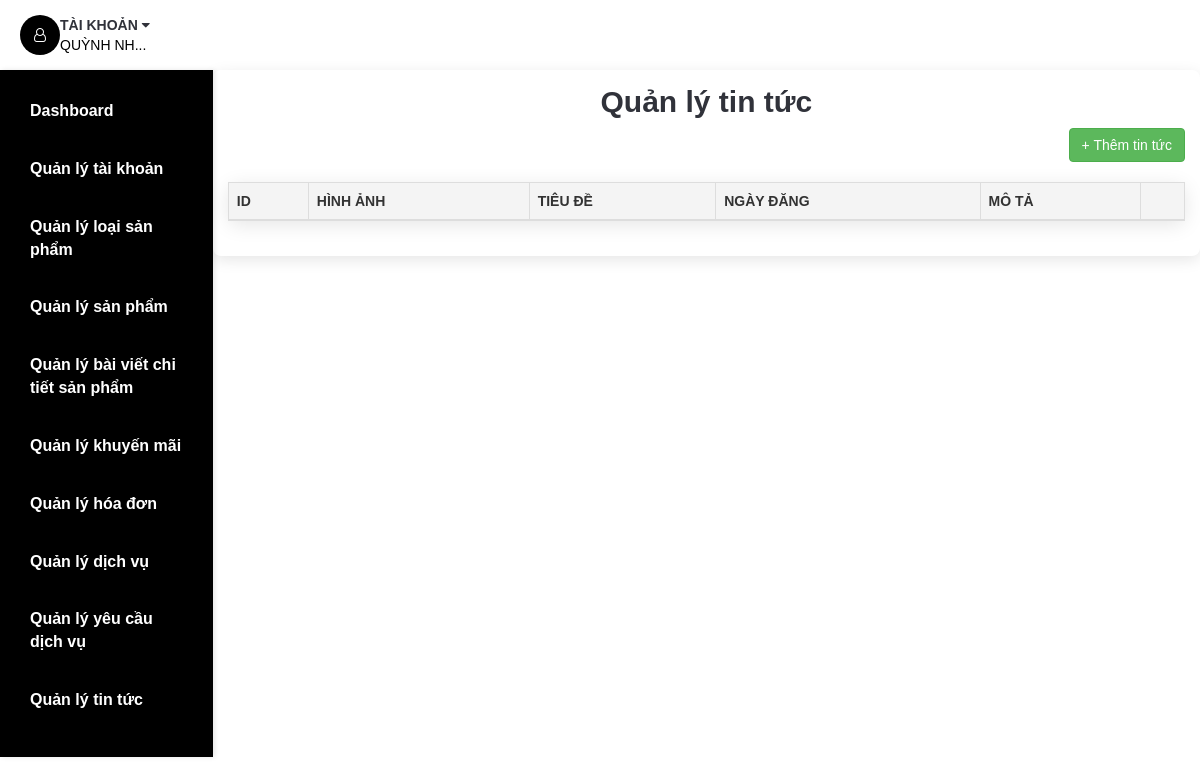
Page /admin/admin-news.php (signed in) on the earlier database version.
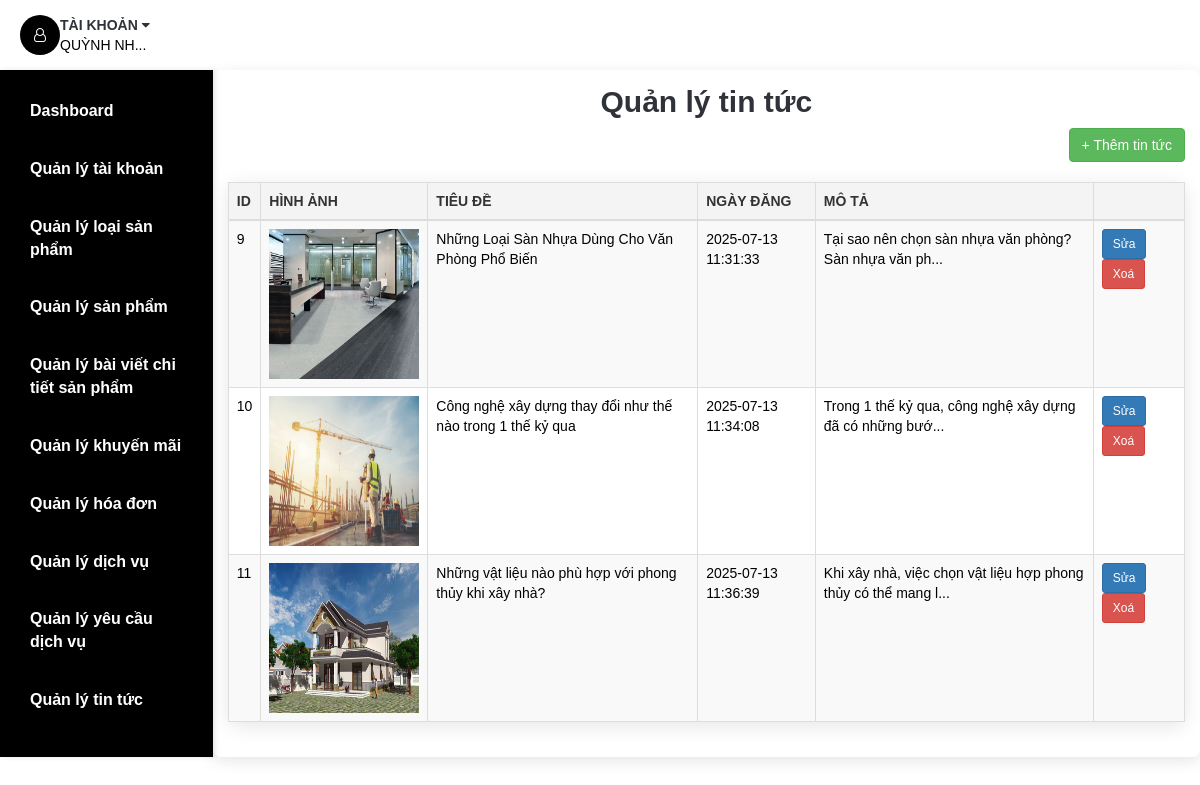
Same page on the later database version.
### tables this page shows
CREATE TABLE `news` (
  `NewsID` int(11) NOT NULL,
  `NewsTitle` varchar(255) NOT NULL,
  `ImgSrc` varchar(50) NOT NULL,
  `Description` text NOT NULL,
  `Date` datetime NOT NULL
);

### DataProvider.php (called while the page is built, shortened)
<?php
class DataProvider
{
	public static function executeQuery($sql)
	{
		require ('connectiondata.inc');
		if (!($connection = mysqli_connect($hostName,$username,$password,$databaseName)))
			die ("couldn't connect to localhost");
		mysqli_set_charset($connection, "utf8");
		$result = mysqli_query($connection, $sql);
		return $result;
	}
}
?>

### admin/admin-news.php (the view, shortened to what this page needs)
<?php
require_once('../DataProvider.php');
?>
<!DOCTYPE html>
<html lang="en">
<head>
    <link rel="stylesheet" href="../css/bootstrap.min.css" />
    <link rel="stylesheet" href="../css/font-awesome.min.css">
    <link rel="stylesheet" href="../css/style.css" />
    <link rel="stylesheet" href="../css/extrastyle.css">
    <link rel="stylesheet" href="../css/adminbonus.css">
</head>
<body>
<header>
    <div id="header">
        <div class="container">
            <div class="pull-right">
                <ul class="header-btns">
                    <?php include('php/account.php'); ?>
                </ul>
            </div>
        </div>
    </div>
</header>
<div class="section">
    <div class="container container-admin">
        <?php include('php/navigationUsr.php'); ?>
        <div class="row row-admin">
            <div class="col-md-12">
                <h2 class="admin-header text-center">Quản lý tin tức</h2>
                <div class="text-right mb-3">
                    <a href="admin_add_news.php" class="btn btn-success">+ Thêm tin tức</a>
                </div>
                <table class="table table-bordered table-striped">
                    <thead class="thead-dark">
                        <tr>
                            <th>ID</th>
                            <th>Hình ảnh</th>
                            <th>Tiêu đề</th>
                            <th>Ngày đăng</th>
                            <th>Mô tả</th>
                            <th></th>
                        </tr>
                    </thead>
                    <tbody>
                        <?php
                        $sql = "SELECT * FROM news";
                        $result = DataProvider::executeQuery($sql);
                        while ($row = mysqli_fetch_array($result, MYSQLI_ASSOC)) {
                            echo "<tr>";
                            echo "<td>{$row['NewsID']}</td>";
                            echo "<td><img src='../img/" . htmlspecialchars($row["ImgSrc"]) . "' width='150px' height='150px' alt='" . htmlspecialchars($row["NewsTitle"]) . "'></td>";
                            echo "<td>" . htmlspecialchars($row['NewsTitle']) . "</td>";
                            echo "<td>" . htmlspecialchars($row['Date']) . "</td>";
                            echo "<td>" . mb_substr(strip_tags($row['Description']), 0, 80) . "...</td>";
                            echo "<td>
                                    <a href='admin_edit_news.php?id={$row['NewsID']}' class='btn btn-primary btn-sm'>Sửa</a>
                                    <a href='admin-news.php?delete_id={$row['NewsID']}' class='btn btn-danger btn-sm' onclick=\"return confirm('Bạn có chắc chắn muốn xoá tin tức này?');\">Xoá</a>
                                </td>";
                            echo "</tr>";
                        }
                        ?>
                    </tbody>
                </table>
            </div>
        </div>
    </div>
</div>
</body>
</html>

Differences in the rows shown:
added news: NewsID "9", ImgSrc (picture), NewsTitle "Những Loại Sàn Nhựa Dùng Cho Văn Phòng Phổ Biến", Date "2025-07-13 11:31:33", Description "Tại sao nên chọn sàn nhựa văn phòng? Sàn nhựa văn ph"
added news: NewsID "10", ImgSrc (picture), NewsTitle "Công nghệ xây dựng thay đổi như thế nào trong 1 thế kỷ qua", Date "2025-07-13 11:34:08", Description "Trong 1 thế kỷ qua, công nghệ xây dựng đã có những bướ"
added news: NewsID "11", ImgSrc (picture), NewsTitle "Những vật liệu nào phù hợp với phong thủy khi xây nhà?", Date "2025-07-13 11:36:39", Description "Khi xây nhà, việc chọn vật liệu hợp phong thủy có thể mang l"
